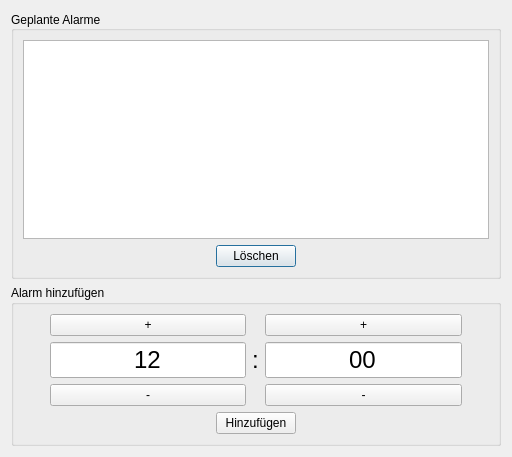
<?xml version="1.0" encoding="UTF-8"?>
<ui version="4.0">
 <class>Dialog</class>
 <widget class="QDialog" name="Dialog">
  <property name="geometry">
   <rect>
    <x>0</x>
    <y>0</y>
    <width>512</width>
    <height>457</height>
   </rect>
  </property>
  <property name="windowTitle">
   <string>Alarm</string>
  </property>
  <layout class="QVBoxLayout" name="verticalLayout">
   <item>
    <layout class="QGridLayout" name="gridLayout">
     <item row="0" column="0">
      <widget class="QGroupBox" name="groupBox">
       <property name="title">
        <string>Geplante Alarme</string>
       </property>
       <property name="alignment">
        <set>Qt::AlignLeading|Qt::AlignLeft|Qt::AlignVCenter</set>
       </property>
       <layout class="QVBoxLayout" name="verticalLayout_2">
        <item>
         <widget class="QListView" name="listView"/>
        </item>
        <item alignment="Qt::AlignHCenter">
         <widget class="QPushButton" name="pushButton_6">
          <property name="text">
           <string>Löschen</string>
          </property>
         </widget>
        </item>
        <item>
         <layout class="QHBoxLayout" name="horizontalLayout_2"/>
        </item>
       </layout>
      </widget>
     </item>
     <item row="1" column="0">
      <widget class="QGroupBox" name="groupBox_2">
       <property name="title">
        <string>Alarm hinzufügen</string>
       </property>
       <layout class="QVBoxLayout" name="verticalLayout_3">
        <item>
         <layout class="QHBoxLayout" name="horizontalLayout" stretch="0,0,0,0,0">
          <property name="sizeConstraint">
           <enum>QLayout::SetFixedSize</enum>
          </property>
          <item>
           <spacer name="horizontalSpacer">
            <property name="orientation">
             <enum>Qt::Horizontal</enum>
            </property>
            <property name="sizeHint" stdset="0">
             <size>
              <width>40</width>
              <height>20</height>
             </size>
            </property>
           </spacer>
          </item>
          <item>
           <layout class="QVBoxLayout" name="verticalLayout_5">
            <item>
             <widget class="QPushButton" name="pushButton_2">
              <property name="text">
               <string>+</string>
              </property>
             </widget>
            </item>
            <item>
             <widget class="QLineEdit" name="lineEdit_2">
              <property name="font">
               <font>
                <pointsize>18</pointsize>
               </font>
              </property>
              <property name="text">
               <string>12</string>
              </property>
              <property name="alignment">
               <set>Qt::AlignCenter</set>
              </property>
              <property name="placeholderText">
               <string>12</string>
              </property>
             </widget>
            </item>
            <item>
             <widget class="QPushButton" name="pushButton_3">
              <property name="text">
               <string>-</string>
              </property>
             </widget>
            </item>
           </layout>
          </item>
          <item>
           <widget class="QLabel" name="label">
            <property name="font">
             <font>
              <pointsize>18</pointsize>
             </font>
            </property>
            <property name="text">
             <string>:</string>
            </property>
           </widget>
          </item>
          <item>
           <layout class="QVBoxLayout" name="verticalLayout_4">
            <item>
             <widget class="QPushButton" name="pushButton_4">
              <property name="text">
               <string>+</string>
              </property>
             </widget>
            </item>
            <item>
             <widget class="QLineEdit" name="lineEdit">
              <property name="font">
               <font>
                <pointsize>18</pointsize>
               </font>
              </property>
              <property name="layoutDirection">
               <enum>Qt::LeftToRight</enum>
              </property>
              <property name="text">
               <string>00</string>
              </property>
              <property name="alignment">
               <set>Qt::AlignCenter</set>
              </property>
              <property name="placeholderText">
               <string>00</string>
              </property>
             </widget>
            </item>
            <item>
             <widget class="QPushButton" name="pushButton_5">
              <property name="text">
               <string>-</string>
              </property>
             </widget>
            </item>
           </layout>
          </item>
          <item>
           <spacer name="horizontalSpacer_2">
            <property name="orientation">
             <enum>Qt::Horizontal</enum>
            </property>
            <property name="sizeHint" stdset="0">
             <size>
              <width>40</width>
              <height>20</height>
             </size>
            </property>
           </spacer>
          </item>
         </layout>
        </item>
        <item alignment="Qt::AlignHCenter">
         <widget class="QPushButton" name="pushButton">
          <property name="sizePolicy">
           <sizepolicy hsizetype="Fixed" vsizetype="Fixed">
            <horstretch>0</horstretch>
            <verstretch>0</verstretch>
           </sizepolicy>
          </property>
          <property name="maximumSize">
           <size>
            <width>300</width>
            <height>16777215</height>
           </size>
          </property>
          <property name="baseSize">
           <size>
            <width>0</width>
            <height>0</height>
           </size>
          </property>
          <property name="text">
           <string>Hinzufügen</string>
          </property>
         </widget>
        </item>
       </layout>
      </widget>
     </item>
    </layout>
   </item>
  </layout>
 </widget>
 <resources/>
 <connections/>
</ui>
